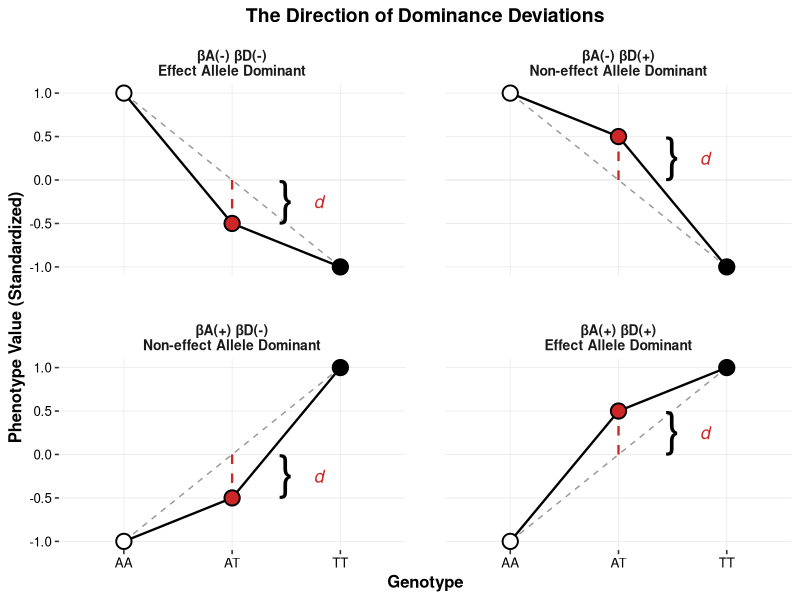
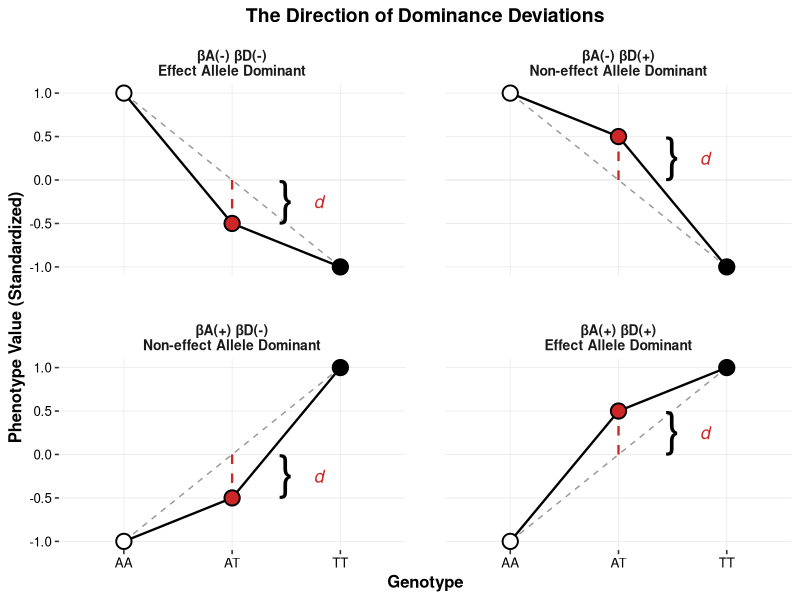

Source code (R) for these figures, in order:
library(ggplot2)

# 1. Dataset with explicit coordinates for 4 scenarios
df_clean <- data.frame(
  scenario = rep(c("βA(+) βD(+)\nEffect Allele Dominant", "βA(+) βD(-)\nNon-effect Allele Dominant", 
                   "βA(-) βD(+)\nNon-effect Allele Dominant", "βA(-) βD(-)\nEffect Allele Dominant"), each = 3),
  # Using 1, 2, 3 for x-axis to ensure math works for segments
  x_idx     = rep(c(1, 2, 3), 4), 
  geno_lab  = rep(c("AA", "AT", "TT"), 4),
  obs_y     = c(-1, 0.5, 1,   # Scenario 1
                -1, -0.5, 1,  # Scenario 2
                1, 0.5, -1,  # Scenario 3
                1, -0.5, -1), # Scenario 4
  additive_y = c(-1, 0, 1,    # Additive nulls
                 -1, 0, 1,
                 1, 0, -1,
                 1, 0, -1)
)

# Fix factor levels for correct X-axis order
df_clean$geno_lab <- factor(df_clean$geno_lab, levels = c("AA", "AT", "TT"))
bracket_data <- subset(df_clean, geno_lab == "AT")

# 2. Plotting 2x2
p <- ggplot(df_clean, aes(x = geno_lab, group = 1)) +
  geom_hline(yintercept = 0, color = "grey92", linewidth = 0.3) +
  # LAYER 1: The Additive Baseline (Dashed)
  geom_line(aes(y = additive_y), linetype = "dashed", color = "grey60", size = 0.5) +
  
  # LAYER 2: The Observed Relationship (Solid)
  geom_line(aes(y = obs_y), color = "black", size = 0.8) +
  
  geom_segment(data = subset(df_clean, geno_lab == "AT"),
               aes(x = 2, xend = 2, y = additive_y, yend = obs_y),
               color = "firebrick3", linetype = "dashed", linewidth = 0.8) +
  
  geom_text(data = subset(df_clean, geno_lab == "AT"),
            aes(x = 2.5, y = ((additive_y + obs_y) / 2)+0.05, label = "}"),
            color = "black", size = 12, family = "sans") +
  
  # Adjusted the "d" label to sit nicely outside the new bracket
  geom_text(data = subset(df_clean, geno_lab == "AT"),
            aes(x = 2.80, y = (additive_y + obs_y) / 2, label = "d"),
            color = "firebrick3", fontface = "italic", size = 4.5) +
  
  # LAYER 4: Genotype Points
  geom_point(aes(y = obs_y, fill = geno_lab), shape = 21, size = 4.5, stroke = 1) +
  
  # Color palette: White (Major), Red (Het), Black (Minor)
  scale_fill_manual(values = c("AA" = "white", "AT" = "firebrick3", "TT" = "black")) +
  
  # 2x2 FACETING
  facet_wrap(~scenario, nrow = 2) + 
  
  # Nature Genetics Styling
  labs(title = "The Direction of Dominance Deviations",
       y = "Phenotype Value (Standardized)", x = "Genotype") +
  theme_bw(base_size = 12) +
  theme(
    panel.grid.major = element_line(color = "grey92", linewidth = 0.3),
    panel.grid.minor = element_blank(),
    panel.border = element_rect(color = "black", fill = NA, linewidth = 0),
    strip.background = element_blank(),
    plot.title = element_text(face = "bold", size = 14, margin = margin(b = 10), hjust = 0.5),
    axis.title = element_text(face = "bold", size = 12, color = "black"),
    strip.text = element_text(face = "bold", size = 10),
    axis.text = element_text(color = "black"),
    legend.position = "none",
    panel.spacing = unit(2, "lines") # Extra space between plots
  )


p

ggsave(filename = "/Users/sezgi/Documents/overlapped_SNPs/plots/dom_scenarios.png", plot = p,
  width = 170, 
  height = 150, 
  units = "mm",
  dpi = 600
)
